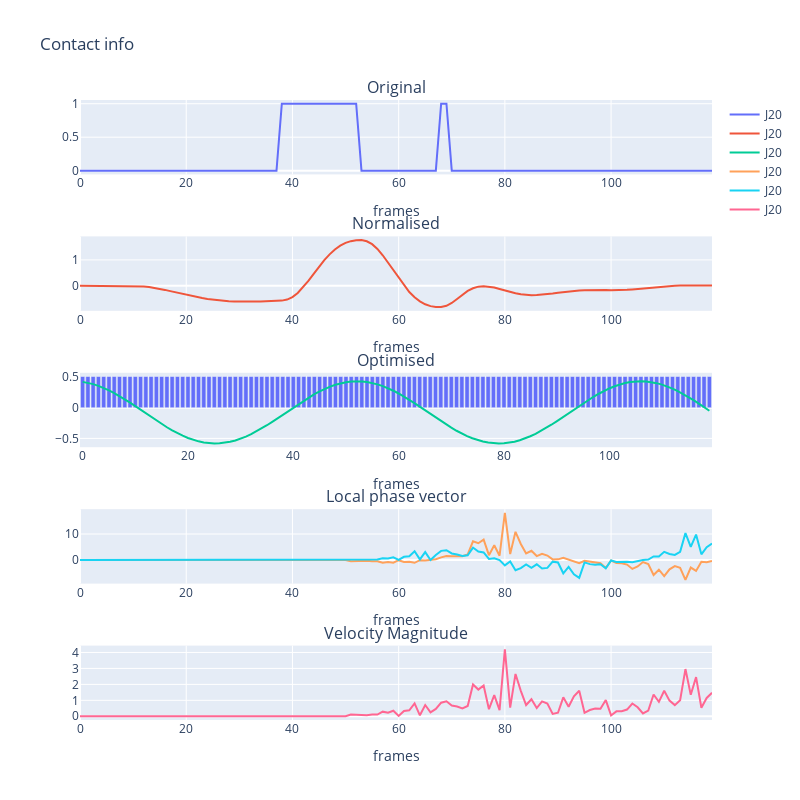

Notebook source saved alongside this figure:
### Code cell
plot_contact_single(cO_20, cN_20, cOpt_20, cLocal_20, cAmp_20, cVel_20, i=20)
